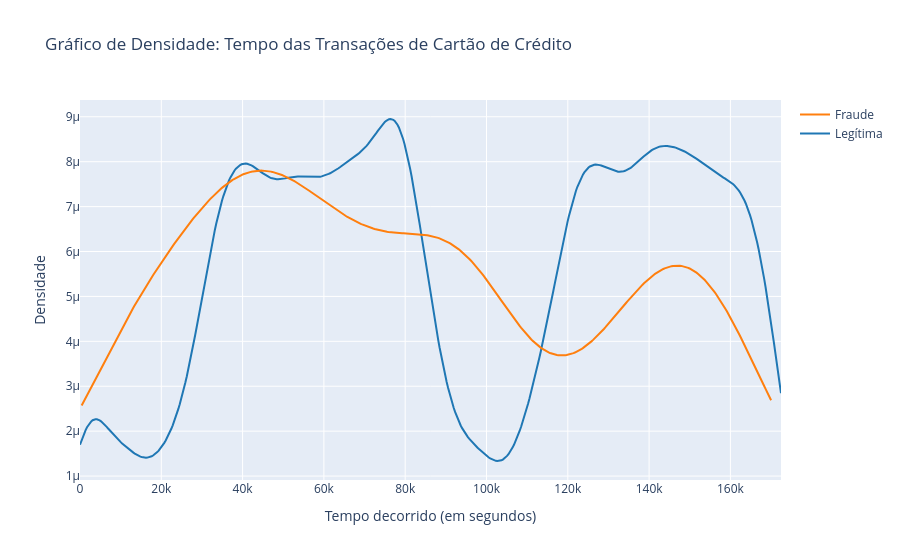

Notebook source saved alongside this figure:
### Code cell
class_0 = df.loc[df['Class'] == 0]["Time"]
class_1 = df.loc[df['Class'] == 1]["Time"]

fig_densidade = ff.create_distplot([class_0, class_1], ['Legítima', 'Fraude'], show_hist=False, show_rug=False)
fig_densidade['layout'].update(
    title='Gráfico de Densidade: Tempo das Transações de Cartão de Crédito', 
    xaxis=dict(title='Tempo decorrido (em segundos)'),
    yaxis=dict(title='Densidade')
)
fig_densidade.show()

### Figure 1 — Plotly figure (JSON) as saved in the notebook; plotly's stock layout.template omitted (floating-point values rounded to 4 significant figures; data arrays with more than 128 entries replaced by an {"elided": "..."} marker saying what was removed)
{"data": [{"legendgroup": "Legítima", "marker": {"color": "rgb(31, 119, 180)"}, "mode": "lines", "name": "Legítima", "showlegend": true, "type": "scatter", "x": {"elided": "500 float values"}, "xaxis": "x", "y": {"elided": "500 float values"}, "yaxis": "y"}, {"legendgroup": "Fraude", "marker": {"color": "rgb(255, 127, 14)"}, "mode": "lines", "name": "Fraude", "showlegend": true, "type": "scatter", "x": {"elided": "500 float values"}, "xaxis": "x", "y": {"elided": "500 float values"}, "yaxis": "y"}], "layout": {"barmode": "overlay", "hovermode": "closest", "legend": {"traceorder": "reversed"}, "title": {"text": "Gráfico de Densidade: Tempo das Transações de Cartão de Crédito"}, "xaxis": {"anchor": "y2", "domain": [0, 1], "title": {"text": "Tempo decorrido (em segundos)"}, "zeroline": false}, "yaxis": {"anchor": "free", "domain": [0, 1], "position": 0, "title": {"text": "Densidade"}}}}
